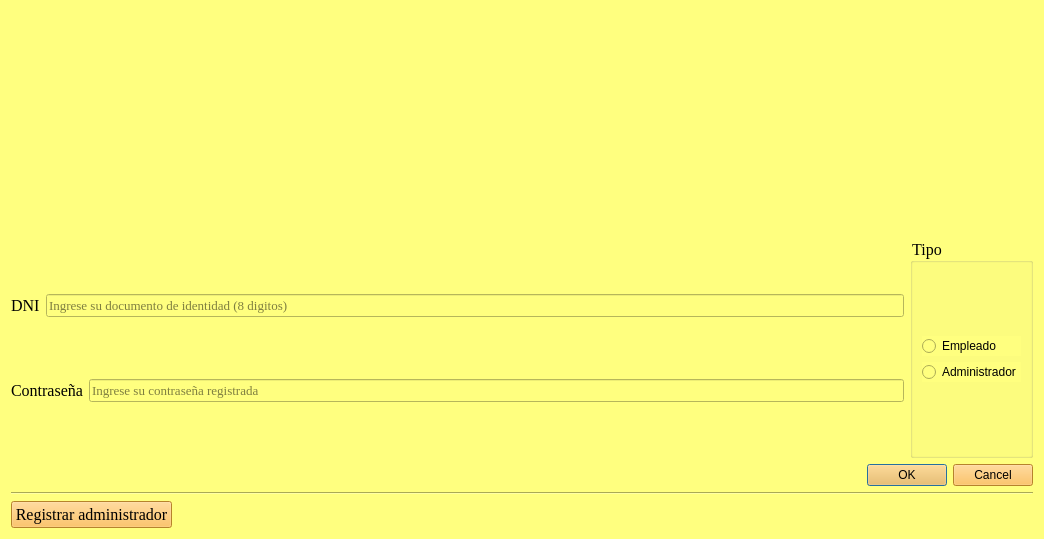
<?xml version="1.0" encoding="UTF-8"?>
<ui version="4.0">
 <class>Login</class>
 <widget class="QDialog" name="Login">
  <property name="geometry">
   <rect>
    <x>0</x>
    <y>0</y>
    <width>1044</width>
    <height>539</height>
   </rect>
  </property>
  <property name="windowTitle">
   <string>Login</string>
  </property>
  <property name="styleSheet">
   <string notr="true">background-color: rgb(255, 255, 127);</string>
  </property>
  <layout class="QVBoxLayout" name="verticalLayout_4">
   <item>
    <layout class="QVBoxLayout" name="verticalLayout_5">
     <item>
      <widget class="QLabel" name="label_3">
       <property name="text">
        <string/>
       </property>
       <property name="pixmap">
        <pixmap resource="resources.qrc">:/imagenes/imagenes/portada.png</pixmap>
       </property>
       <property name="scaledContents">
        <bool>true</bool>
       </property>
      </widget>
     </item>
    </layout>
   </item>
   <item>
    <layout class="QHBoxLayout" name="horizontalLayout_4">
     <item>
      <layout class="QVBoxLayout" name="verticalLayout_2">
       <item>
        <layout class="QHBoxLayout" name="horizontalLayout">
         <item>
          <widget class="QLabel" name="label">
           <property name="font">
            <font>
             <family>Times New Roman</family>
             <pointsize>12</pointsize>
            </font>
           </property>
           <property name="text">
            <string>DNI</string>
           </property>
          </widget>
         </item>
         <item>
          <widget class="QLineEdit" name="usuarioLineEdit">
           <property name="font">
            <font>
             <family>Times New Roman</family>
             <pointsize>10</pointsize>
            </font>
           </property>
           <property name="placeholderText">
            <string>Ingrese su documento de identidad (8 digitos)</string>
           </property>
          </widget>
         </item>
        </layout>
       </item>
       <item>
        <layout class="QHBoxLayout" name="horizontalLayout_2">
         <item>
          <widget class="QLabel" name="label_2">
           <property name="font">
            <font>
             <family>Times New Roman</family>
             <pointsize>12</pointsize>
            </font>
           </property>
           <property name="text">
            <string>Contraseña</string>
           </property>
          </widget>
         </item>
         <item>
          <widget class="QLineEdit" name="contraLineEdit">
           <property name="font">
            <font>
             <family>Times New Roman</family>
             <pointsize>10</pointsize>
            </font>
           </property>
           <property name="placeholderText">
            <string>Ingrese su contraseña registrada</string>
           </property>
          </widget>
         </item>
        </layout>
       </item>
      </layout>
     </item>
     <item>
      <widget class="QGroupBox" name="groupBox">
       <property name="font">
        <font>
         <family>Times New Roman</family>
         <pointsize>12</pointsize>
        </font>
       </property>
       <property name="title">
        <string>Tipo</string>
       </property>
       <layout class="QVBoxLayout" name="verticalLayout_3">
        <item>
         <layout class="QVBoxLayout" name="verticalLayout">
          <item>
           <widget class="QRadioButton" name="usuarioNormalRadioButton">
            <property name="text">
             <string>Empleado</string>
            </property>
           </widget>
          </item>
          <item>
           <widget class="QRadioButton" name="adminRadioButton">
            <property name="text">
             <string>Administrador</string>
            </property>
           </widget>
          </item>
         </layout>
        </item>
       </layout>
      </widget>
     </item>
    </layout>
   </item>
   <item>
    <widget class="QDialogButtonBox" name="buttonBox">
     <property name="font">
      <font>
       <family>Times New Roman</family>
       <pointsize>12</pointsize>
      </font>
     </property>
     <property name="styleSheet">
      <string notr="true">background-color: rgb(255, 184, 62);</string>
     </property>
     <property name="standardButtons">
      <set>QDialogButtonBox::Cancel|QDialogButtonBox::Ok</set>
     </property>
    </widget>
   </item>
   <item>
    <widget class="Line" name="line">
     <property name="orientation">
      <enum>Qt::Horizontal</enum>
     </property>
    </widget>
   </item>
   <item>
    <layout class="QHBoxLayout" name="horizontalLayout_3">
     <item>
      <widget class="QPushButton" name="registrarAdminPushButton">
       <property name="enabled">
        <bool>true</bool>
       </property>
       <property name="font">
        <font>
         <family>Times New Roman</family>
         <pointsize>12</pointsize>
        </font>
       </property>
       <property name="toolTip">
        <string/>
       </property>
       <property name="toolTipDuration">
        <number>20</number>
       </property>
       <property name="styleSheet">
        <string notr="true">background-color: rgb(255, 184, 62);</string>
       </property>
       <property name="text">
        <string>Registrar administrador</string>
       </property>
       <property name="checkable">
        <bool>false</bool>
       </property>
       <property name="autoDefault">
        <bool>false</bool>
       </property>
      </widget>
     </item>
     <item>
      <spacer name="horizontalSpacer">
       <property name="orientation">
        <enum>Qt::Horizontal</enum>
       </property>
       <property name="sizeHint" stdset="0">
        <size>
         <width>118</width>
         <height>20</height>
        </size>
       </property>
      </spacer>
     </item>
    </layout>
   </item>
  </layout>
 </widget>
 <resources>
  <include location="resources.qrc"/>
 </resources>
 <connections/>
</ui>
